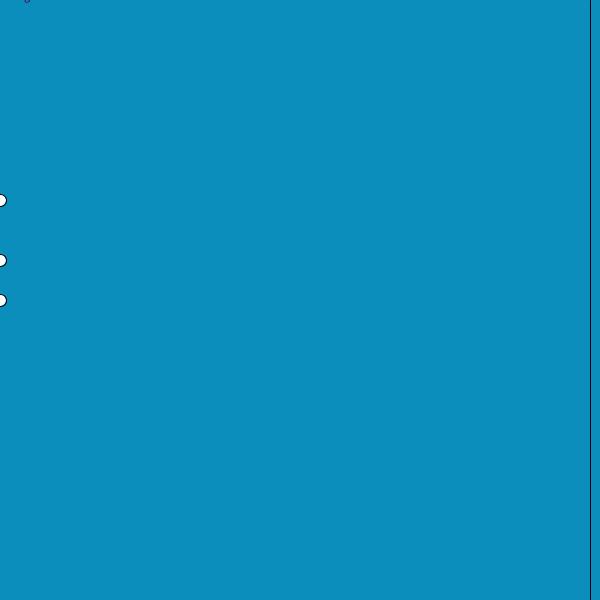
Frame 1 (no input)
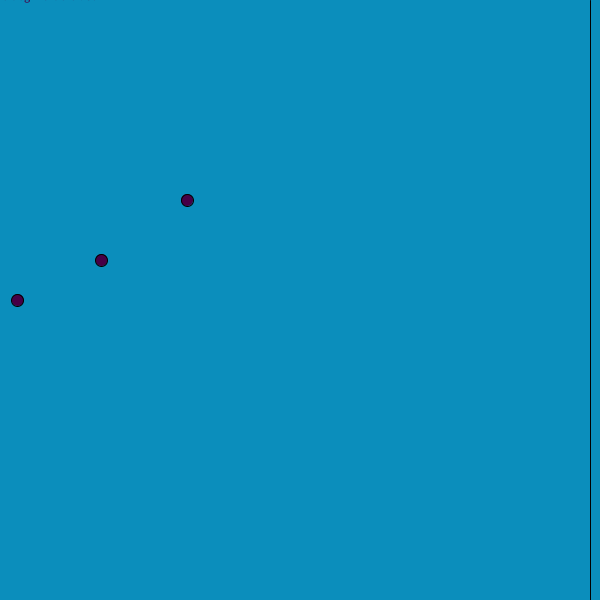
Frame 60 (the mouse pressed at the canvas centre just before this capture)
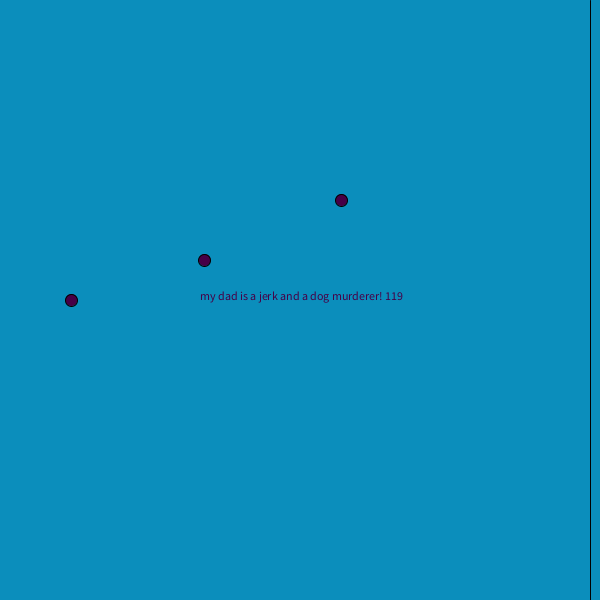
Frame 120 (the mouse held since frame 60 and released just before this capture)

The Processing sketch that drew these frames (run headless with seeded random() and noise(); from frame 60 on, the mouse is pressed at the canvas centre):

// Processing sketch: theUltimateRace_velocity_
// ── theUltimateRace_velocity_.pde

int frame = 0;

float p1;
float v1 ,v1s;
float a1, a1s;

float p2;
float v2, v2s;
float a2, a2s;

float p3;
float v3, v3s;
float a3, a3s;

void SetValues() {
  p1=0;
  v1=0.01;
  a1=0.01;

  p2=0;
  v2=1.72;
  a2= 0.0;

  p3=0;
  v3=3.46;
  a3=-0.01;
  
  frame = 0;
}

void keyPressed()
{
  if (key == '8') {
    SetValues();
  } else if (key== '9') {

    v1s = v1;
    a1s = a1;

    v2s = v2;
    a2s = a2;

    v3s = v3;
    a3s = a3;
    
    v1=0;
    a1=0;

    v2=0;
    a2= 0.0;

    v3=0;
    a3=0;
  } else if (key == '7') {

    v1=v1s;
    a1=a1s;

    v2=v2s;
    a2= a2s;

    v3=v3s;
    a3=a3s;
  }
}



void setup()
{
  SetValues();
  size(600, 600);
  ellipseMode(CENTER);
}

void draw()
{
  background(11, 142, 188);

  ellipse(p1, 300, 12, 12);

  p1=p1+v1;
  v1=v1+a1;


  ellipse(p2, 260, 12, 12);

  p2=p2+v2;
  v2=v2+a2;


  ellipse(p3, 200, 12, 12);

  p3=p3+v3;
  v3=v3+a3;

  line(590,0,590,600);

  String message = "my dad is a jerk and a dog murderer! " + frame;
  fill(70, 0, 70);
  text(message, mouseX-100, mouseY);
  frame = frame + 1;
}
